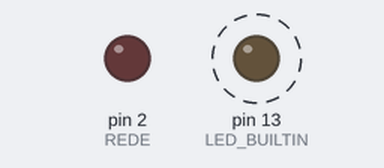
A sketch run on a simulated Arduino Mega 2560, built with avr-gcc and run on an emulated ATmega2560. Parts: output pins drawn as LEDs (lit = HIGH). Dashed ring = blinking.

Above: at 0.6 s.
Timing chart, 0 to 5.3 s (numbered marks = the images above):
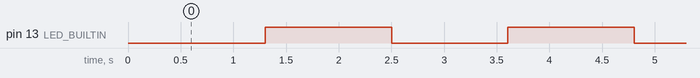

The sketch:

_E_RS485.ino
```cpp
/******************************************************************/
/*  動作確認中環境                                                */
/*    開発環境  ：VS code [Arduino]                               */
/*    ボード    ：Nucleo-64 F401RE                                */
/******************************************************************/

/* グローバル変数定義 */
int REDE = 2; // デジタルPin2(D2)を送信イネーブルピンに設定
// メモ
// HardwereSerial(RX, TX);
// HardwareSerial Serial1(PA_10, PA_9);

/*-------------------------------------------------*/
/* 機能   : STM32duino 初期化                         */
/* 名前   : setup                                  */
/* 引数   : 無し                                   */
/* 戻り値 : 無し                                   */
/*-------------------------------------------------*/
void setup()
{
    pinMode(REDE, OUTPUT);        // デジタルPin5(REDE)を出力に設定
    pinMode(LED_BUILTIN, OUTPUT); // デバック用LEDを出力に設定
    // Serial1.setRx(PA_10);
    // Serial1.setTx(PA_9);
    // Serial1.begin(115200); // ボーレート 115,200bps
    // Serial.begin(115200);
    Serial2.begin(115200);
    // メモ
    // RS485.begin(115200);
}

/*-------------------------------------------------*/
/* 機能   : サーボトルク設定                       */
/* 名前   : Torque                                 */
/* 引数   : ID (Servo ID)                          */
/*        : data (Torque enable)                   */
/* 戻り値 : 無し                                   */
/*-------------------------------------------------*/
void Torque(unsigned char ID, unsigned char data)
{
    unsigned char TxData[9];    // 送信データバッファ [9byte]
    unsigned char CheckSum = 0; // チェックサム計算用変数

    // パケットデータ生成
    TxData[0] = 0xFA; // Header
    TxData[1] = 0xAF; // Header
    TxData[2] = ID;   // ID
    TxData[3] = 0x00; // Flags
    TxData[4] = 0x24; // Address
    TxData[5] = 0x01; // Length
    TxData[6] = 0x01; // Count
    TxData[7] = data; // Data
    // チェックサム計算
    for (int i = 2; i <= 7; i++)
    {
        CheckSum = CheckSum ^ TxData[i]; // ID～DATAまでのXOR
    }
    TxData[8] = CheckSum; // Sum

    // パケットデータ送信
    digitalWrite(REDE, HIGH); // 送信許可
    for (int i = 0; i <= 8; i++)
    {
        // Serial1.write(TxData[i]);
        // Serial.write(TxData[i]);
        Serial2.write(TxData[i]);
        // メモ
        // RS485.write(TxData[i]);
    }
    // Serial1.flush(); // データ送信完了待ち
    Serial2.flush();
    // Serial.flush();
    // メモ
    // RS485.flush();
    // delayMicroseconds(700); //必要ないかも
    digitalWrite(REDE, LOW); // 送信禁止
}

/*-------------------------------------------------*/
/* 機能   : サーボ角度・速度指定                   */
/* 名前   : Move                                   */
/* 引数   : ID (Servo ID)                          */
/*        : Angle (Present Posion L&H)             */
/*        : Speed (Present Time L&H)               */
/* 戻り値 : 無し                                   */
/*-------------------------------------------------*/
void Move(unsigned char ID, int Angle, int Speed)
{
    unsigned char TxData[12];   // 送信データバッファ [12byte]
    unsigned char CheckSum = 0; // チェックサム計算用変数

    // パケットデータ生成
    TxData[0] = 0xFA; // Header
    TxData[1] = 0xAF; // Header
    TxData[2] = ID;   // ID
    TxData[3] = 0x00; // Flags
    TxData[4] = 0x1E; // Address
    TxData[5] = 0x04; // Length
    TxData[6] = 0x01; // Count
    // Angle
    TxData[7] = (unsigned char)0x00FF & Angle;        // Low byte
    TxData[8] = (unsigned char)0x00FF & (Angle >> 8); // Hi  byte
    // Speed
    TxData[9] = (unsigned char)0x00FF & Speed;         // Low byte
    TxData[10] = (unsigned char)0x00FF & (Speed >> 8); // Hi  byte
    // チェックサム計算
    for (int i = 2; i <= 10; i++)
    {
        CheckSum = CheckSum ^ TxData[i]; // ID～DATAまでのXOR
    }
    TxData[11] = CheckSum; // Sum

    // パケットデータ送信
    digitalWrite(REDE, HIGH); // 送信許可
    for (int i = 0; i <= 11; i++)
    {
        // Serial1.write(TxData[i]);
        // Serial.write(TxData[i]);
        Serial2.write(TxData[i]);

        // メモ
        // RS485.write(TxData[i]);
    }
    // Serial1.flush(); // データ送信完了待ち
    // Serial.flush();
    Serial2.flush();
    // メモ
    // RS485.flush();
    // delayMicroseconds(700); //必要ないかも
    digitalWrite(REDE, LOW); // 送信禁止
}

/*-------------------------------------------------*/
/* 機能   : メインプログラム                       */
/* 名前   : loop                                   */
/* 引数   : 無し                                   */
/* 戻り値 : 無し                                   */
/*-------------------------------------------------*/
void loop()
{
    setup();            // STM32duino 初期化
    delay(100);         // wait (100msec)
    Torque(0x01, 0x01); // ID = 1(0x01) , torque = ON   (0x01)
                        // torque = OFF(0x00), ON(0x01), BRAKE(0x02)
    delay(100);         // wait (100msec)

    Move(1, 0, 50); // ID = 1 , GoalPosition = 0.00deg(0) , Time = 0.5sec(50)
    digitalWrite(LED_BUILTIN, 0x00);
    delay(1100); // wait (1.10sec)

    Move(1, 900, 100); // ID = 1 , GoalPosition = 90.0deg(900) , Time = 1.0sec(100)
    digitalWrite(LED_BUILTIN, 0x01);
    delay(1000); // wait (1.00sec)
}
```

Measured:
- by itself, pin 13 (LED_BUILTIN): alternates HIGH for 1.2 s and LOW for 1.1 s
